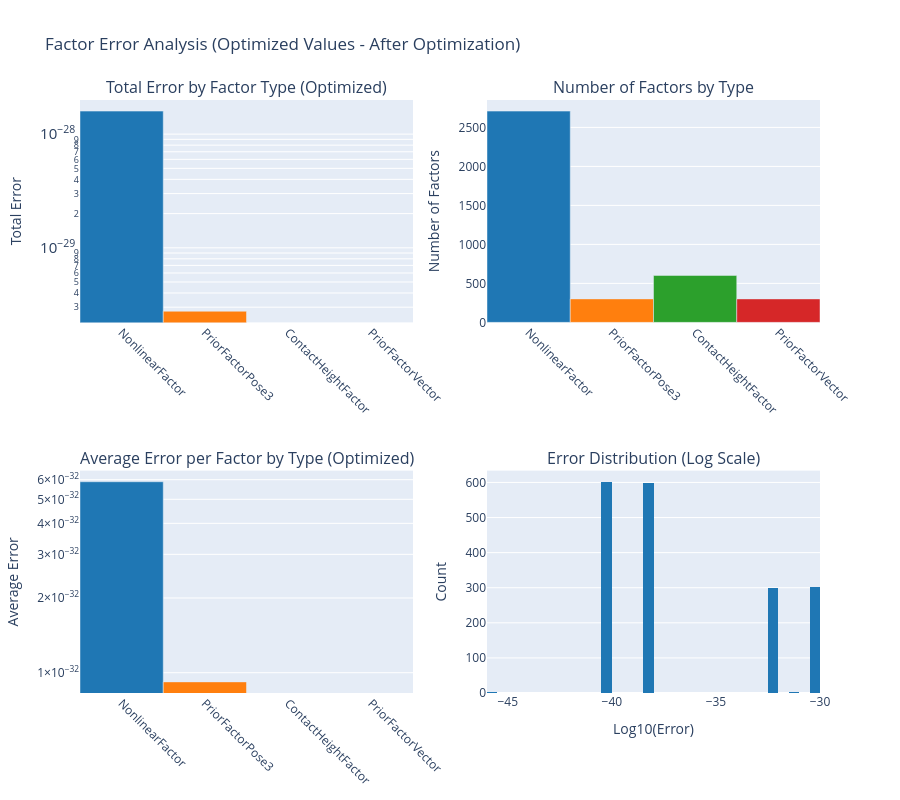

Write notebook code for a chart like this one.
### Code cell
# Analyze factor contributions to FINAL error (after optimization)
print("Analyzing factor contributions to FINAL error (after optimization)...")
print(f"Final total error: {graph.error(result_bal):.6e}\n")

# Get all factors and their errors on optimized values
factor_errors = []
factor_types = []

for i in range(graph.size()):
    factor = graph.at(i)
    error = factor.error(result_bal)
    factor_errors.append(error)
    
    # Get the actual factor type name using Python's type system
    factor_type = type(factor).__name__
    factor_types.append(factor_type)

# Convert to numpy arrays
factor_errors = np.array(factor_errors)
factor_types = np.array(factor_types)

# Group by factor type
unique_types = np.unique(factor_types)
type_errors = {}
type_counts = {}

for ftype in unique_types:
    mask = factor_types == ftype
    type_errors[ftype] = np.sum(factor_errors[mask])
    type_counts[ftype] = np.sum(mask)

# Sort by error contribution
sorted_types = sorted(type_errors.keys(), key=lambda x: type_errors[x], reverse=True)

print(f"Factor Error Analysis (Optimized Values):")
print(f"Total factors: {len(factor_errors)}")
print(f"Total error: {np.sum(factor_errors):.6e}")
print(f"\nError by factor type:")
for ftype in sorted_types:
    print(f"  {ftype:40s}: {type_errors[ftype]:12.6e} ({type_counts[ftype]:4d} factors, avg: {type_errors[ftype]/type_counts[ftype]:.6e})")

# Create visualization with Plotly
fig = make_subplots(
    rows=2, cols=2,
    subplot_titles=(
        'Total Error by Factor Type (Optimized)',
        'Number of Factors by Type',
        'Average Error per Factor by Type (Optimized)',
        'Error Distribution (Log Scale)'
    ),
    specs=[[{"type": "bar"}, {"type": "bar"}],
           [{"type": "bar"}, {"type": "histogram"}]]
)

# Plot 1: Total error by factor type
colors = ['#1f77b4', '#ff7f0e', '#2ca02c', '#d62728', '#9467bd', '#8c564b', '#e377c2', '#bcbd22', '#17becf']
fig.add_trace(
    go.Bar(x=sorted_types, y=[type_errors[t] for t in sorted_types],
           marker_color=colors[:len(sorted_types)],
           name='Total Error'),
    row=1, col=1
)

# Plot 2: Number of factors by type
fig.add_trace(
    go.Bar(x=sorted_types, y=[type_counts[t] for t in sorted_types],
           marker_color=colors[:len(sorted_types)],
           name='Count'),
    row=1, col=2
)

# Plot 3: Average error per factor by type
fig.add_trace(
    go.Bar(x=sorted_types, y=[type_errors[t]/type_counts[t] for t in sorted_types],
           marker_color=colors[:len(sorted_types)],
           name='Avg Error'),
    row=2, col=1
)

# Plot 4: Error distribution histogram (log scale)
fig.add_trace(
    go.Histogram(x=np.log10(factor_errors[factor_errors > 0]),
                 nbinsx=50,
                 marker_color='#1f77b4',
                 name='Error Distribution'),
    row=2, col=2
)

# Update layout
fig.update_xaxes(tickangle=45, row=1, col=1)
fig.update_xaxes(tickangle=45, row=1, col=2)
fig.update_xaxes(tickangle=45, row=2, col=1)
fig.update_xaxes(title_text="Log10(Error)", row=2, col=2)

fig.update_yaxes(type="log", title_text="Total Error", row=1, col=1)
fig.update_yaxes(title_text="Number of Factors", row=1, col=2)
fig.update_yaxes(type="log", title_text="Average Error", row=2, col=1)
fig.update_yaxes(title_text="Count", row=2, col=2)

fig.update_layout(
    height=800,
    title_text="Factor Error Analysis (Optimized Values - After Optimization)",
    showlegend=False
)

fig.show()

### Figure 1 — Plotly figure (JSON) as saved in the notebook; plotly's stock layout.template omitted (floating-point values rounded to 4 significant figures; data arrays with more than 128 entries replaced by an {"elided": "..."} marker saying what was removed)
{"data": [{"marker": {"color": ["#1f77b4", "#ff7f0e", "#2ca02c", "#d62728"]}, "name": "Total Error", "type": "bar", "x": ["NonlinearFactor", "PriorFactorPose3", "ContactHeightFactor", "PriorFactorVector"], "xaxis": "x", "y": [1.595e-28, 2.764e-30, 0, 0], "yaxis": "y"}, {"marker": {"color": ["#1f77b4", "#ff7f0e", "#2ca02c", "#d62728"]}, "name": "Count", "type": "bar", "x": ["NonlinearFactor", "PriorFactorPose3", "ContactHeightFactor", "PriorFactorVector"], "xaxis": "x2", "y": [2709, 301, 602, 301], "yaxis": "y2"}, {"marker": {"color": ["#1f77b4", "#ff7f0e", "#2ca02c", "#d62728"]}, "name": "Avg Error", "type": "bar", "x": ["NonlinearFactor", "PriorFactorPose3", "ContactHeightFactor", "PriorFactorVector"], "xaxis": "x3", "y": [5.886e-32, 9.183e-33, 0, 0], "yaxis": "y3"}, {"marker": {"color": "#1f77b4"}, "name": "Error Distribution", "nbinsx": 50, "type": "histogram", "x": {"elided": "1806 float values"}, "xaxis": "x4", "yaxis": "y4"}], "layout": {"annotations": [{"font": {"size": 16}, "showarrow": false, "text": "Total Error by Factor Type (Optimized)", "x": 0.225, "xanchor": "center", "xref": "paper", "y": 1, "yanchor": "bottom", "yref": "paper"}, {"font": {"size": 16}, "showarrow": false, "text": "Number of Factors by Type", "x": 0.775, "xanchor": "center", "xref": "paper", "y": 1, "yanchor": "bottom", "yref": "paper"}, {"font": {"size": 16}, "showarrow": false, "text": "Average Error per Factor by Type (Optimized)", "x": 0.225, "xanchor": "center", "xref": "paper", "y": 0.375, "yanchor": "bottom", "yref": "paper"}, {"font": {"size": 16}, "showarrow": false, "text": "Error Distribution (Log Scale)", "x": 0.775, "xanchor": "center", "xref": "paper", "y": 0.375, "yanchor": "bottom", "yref": "paper"}], "height": 800, "showlegend": false, "title": {"text": "Factor Error Analysis (Optimized Values - After Optimization)"}, "xaxis": {"anchor": "y", "domain": [0, 0.45], "tickangle": 45}, "xaxis2": {"anchor": "y2", "domain": [0.55, 1], "tickangle": 45}, "xaxis3": {"anchor": "y3", "domain": [0, 0.45], "tickangle": 45}, "xaxis4": {"anchor": "y4", "domain": [0.55, 1], "title": {"text": "Log10(Error)"}}, "yaxis": {"anchor": "x", "domain": [0.625, 1], "title": {"text": "Total Error"}, "type": "log"}, "yaxis2": {"anchor": "x2", "domain": [0.625, 1], "title": {"text": "Number of Factors"}}, "yaxis3": {"anchor": "x3", "domain": [0, 0.375], "title": {"text": "Average Error"}, "type": "log"}, "yaxis4": {"anchor": "x4", "domain": [0, 0.375], "title": {"text": "Count"}}}}
